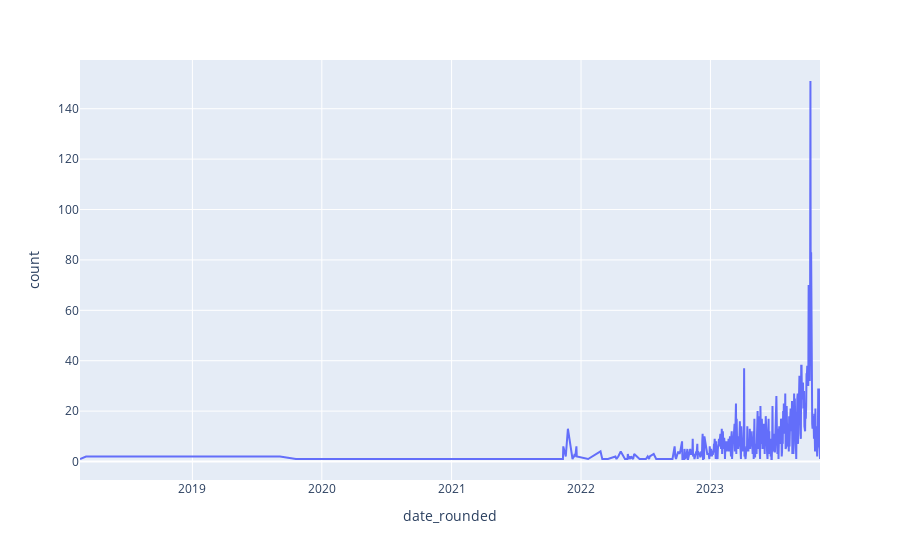

Here is the notebook cell this chart was saved with:
### Code cell
px.line(tweets_per_day[tweets_per_day.index > pd.Timestamp(2018, 1, 1)].reset_index(), x='date_rounded', y='count')

### Figure 1 — Plotly figure (JSON) as saved in the notebook; plotly's stock layout.template omitted (floating-point values rounded to 4 significant figures; data arrays with more than 128 entries replaced by an {"elided": "..."} marker saying what was removed)
{"data": [{"hovertemplate": "date_rounded=%{x}<br>count=%{y}<extra></extra>", "legendgroup": "", "line": {"color": "#636efa", "dash": "solid"}, "marker": {"symbol": "circle"}, "mode": "lines", "name": "", "orientation": "v", "showlegend": false, "type": "scatter", "x": {"elided": "412 str values"}, "xaxis": "x", "y": {"elided": "412 int values"}, "yaxis": "y"}], "layout": {"legend": {"tracegroupgap": 0}, "margin": {"t": 60}, "xaxis": {"anchor": "y", "domain": [0, 1], "title": {"text": "date_rounded"}}, "yaxis": {"anchor": "x", "domain": [0, 1], "title": {"text": "count"}}}}
